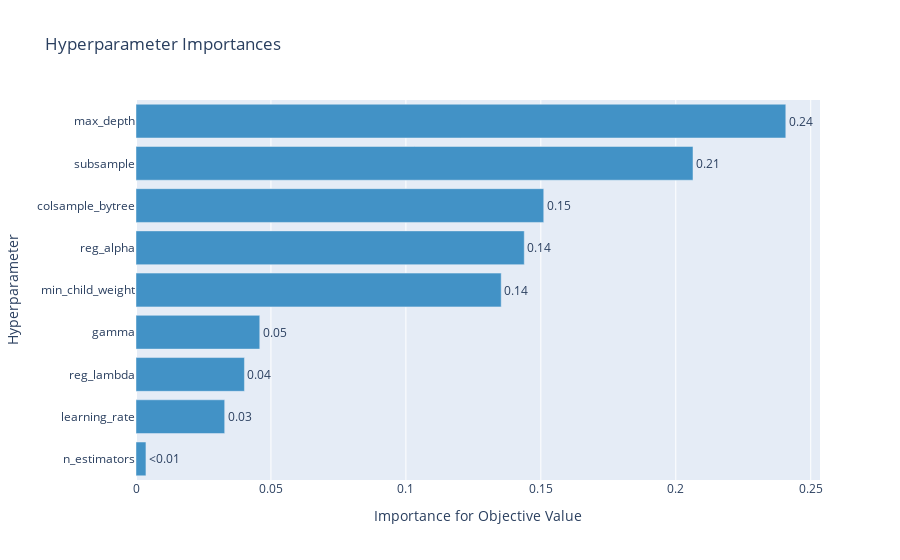

The notebook cell this image was saved under:
### Code cell
visualize_hyper_params_importance(xgb_study)

### Figure 1 — Plotly figure (JSON) as saved in the notebook; plotly's stock layout.template omitted (floating-point values rounded to 4 significant figures)
{"data": [{"cliponaxis": false, "hovertemplate": ["n_estimators (IntDistribution): 0.0036876661143048738<extra></extra>", "learning_rate (FloatDistribution): 0.032860502041292004<extra></extra>", "reg_lambda (FloatDistribution): 0.0401831552622536<extra></extra>", "gamma (FloatDistribution): 0.045859297569053985<extra></extra>", "min_child_weight (IntDistribution): 0.13531428688820768<extra></extra>", "reg_alpha (FloatDistribution): 0.14386444924751507<extra></extra>", "colsample_bytree (FloatDistribution): 0.15108244434741036<extra></extra>", "subsample (FloatDistribution): 0.20638238412828944<extra></extra>", "max_depth (IntDistribution): 0.24076581440167308<extra></extra>"], "marker": {"color": "rgb(66,146,198)"}, "orientation": "h", "text": ["<0.01", "0.03", "0.04", "0.05", "0.14", "0.14", "0.15", "0.21", "0.24"], "textposition": "outside", "type": "bar", "x": [0.003688, 0.03286, 0.04018, 0.04586, 0.1353, 0.1439, 0.1511, 0.2064, 0.2408], "y": ["n_estimators", "learning_rate", "reg_lambda", "gamma", "min_child_weight", "reg_alpha", "colsample_bytree", "subsample", "max_depth"]}], "layout": {"autosize": true, "showlegend": false, "title": {"text": "Hyperparameter Importances"}, "xaxis": {"autorange": true, "range": [0, 0.2534], "title": {"text": "Importance for Objective Value"}, "type": "linear"}, "yaxis": {"autorange": true, "range": [-0.5, 8.5], "title": {"text": "Hyperparameter"}, "type": "category"}}}
